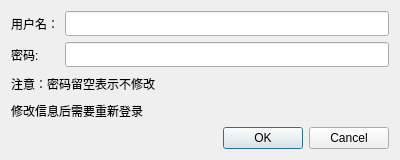
<?xml version="1.0" encoding="UTF-8"?>
<ui version="4.0">
 <class>EditProfile</class>
 <widget class="QDialog" name="EditProfile">
  <property name="geometry">
   <rect>
    <x>0</x>
    <y>0</y>
    <width>400</width>
    <height>160</height>
   </rect>
  </property>
  <property name="windowTitle">
   <string>修改信息</string>
  </property>
  <layout class="QVBoxLayout" name="verticalLayout">
   <item>
    <layout class="QFormLayout" name="formLayout">
     <item row="0" column="0">
      <widget class="QLabel" name="label">
       <property name="text">
        <string>用户名：</string>
       </property>
      </widget>
     </item>
     <item row="0" column="1">
      <widget class="QLineEdit" name="lineEdit">
       <property name="minimumSize">
        <size>
         <width>0</width>
         <height>25</height>
        </size>
       </property>
      </widget>
     </item>
     <item row="1" column="0">
      <widget class="QLabel" name="label_2">
       <property name="text">
        <string>密码:</string>
       </property>
      </widget>
     </item>
     <item row="1" column="1">
      <widget class="QLineEdit" name="lineEdit_2">
       <property name="minimumSize">
        <size>
         <width>0</width>
         <height>25</height>
        </size>
       </property>
       <property name="text">
        <string/>
       </property>
       <property name="echoMode">
        <enum>QLineEdit::Password</enum>
       </property>
      </widget>
     </item>
    </layout>
   </item>
   <item>
    <widget class="QLabel" name="label_3">
     <property name="text">
      <string>注意：密码留空表示不修改</string>
     </property>
    </widget>
   </item>
   <item>
    <widget class="QLabel" name="label_4">
     <property name="text">
      <string>修改信息后需要重新登录</string>
     </property>
    </widget>
   </item>
   <item>
    <widget class="QDialogButtonBox" name="buttonBox">
     <property name="orientation">
      <enum>Qt::Horizontal</enum>
     </property>
     <property name="standardButtons">
      <set>QDialogButtonBox::Cancel|QDialogButtonBox::Ok</set>
     </property>
    </widget>
   </item>
  </layout>
 </widget>
 <resources/>
 <connections>
  <connection>
   <sender>buttonBox</sender>
   <signal>accepted()</signal>
   <receiver>EditProfile</receiver>
   <slot>accept()</slot>
   <hints>
    <hint type="sourcelabel">
     <x>248</x>
     <y>254</y>
    </hint>
    <hint type="destinationlabel">
     <x>157</x>
     <y>274</y>
    </hint>
   </hints>
  </connection>
  <connection>
   <sender>buttonBox</sender>
   <signal>rejected()</signal>
   <receiver>EditProfile</receiver>
   <slot>reject()</slot>
   <hints>
    <hint type="sourcelabel">
     <x>316</x>
     <y>260</y>
    </hint>
    <hint type="destinationlabel">
     <x>286</x>
     <y>274</y>
    </hint>
   </hints>
  </connection>
 </connections>
</ui>
